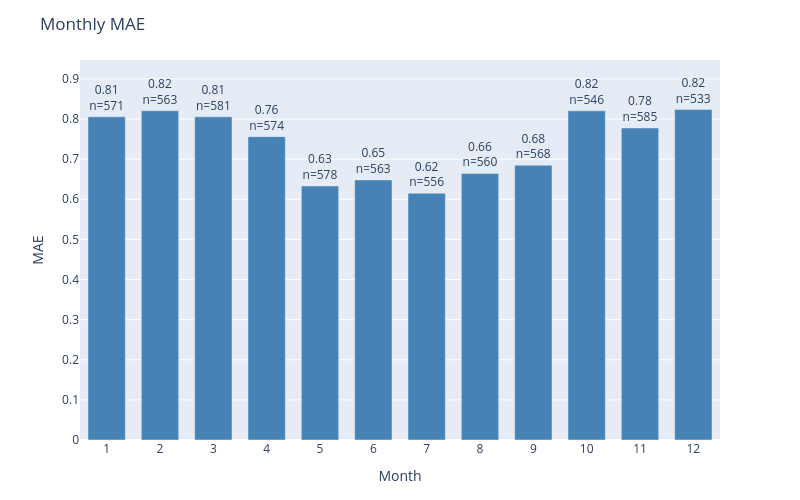

Notebook code cell kept with this figure:
### Code cell
plot_error_by_group(
    df=results_test,
    y_true_col='actual',
    y_pred_col='prediction',
    date_col='dt_prediction',
    group_by='month',
    metric='mae',
    title='Monthly MAE'
)

### Figure 1 — Plotly figure (JSON) as saved in the notebook; plotly's stock layout.template omitted (floating-point values rounded to 4 significant figures)
{"data": [{"marker": {"color": "steelblue"}, "text": ["0.81<br>n=571", "0.82<br>n=563", "0.81<br>n=581", "0.76<br>n=574", "0.63<br>n=578", "0.65<br>n=563", "0.62<br>n=556", "0.66<br>n=560", "0.68<br>n=568", "0.82<br>n=546", "0.78<br>n=585", "0.82<br>n=533"], "textposition": "outside", "type": "bar", "x": ["1", "2", "3", "4", "5", "6", "7", "8", "9", "10", "11", "12"], "y": [0.8056, 0.8206, 0.8055, 0.7561, 0.6332, 0.6483, 0.6151, 0.6643, 0.6849, 0.8205, 0.7778, 0.8236]}], "layout": {"bargap": 0.3, "height": 500, "margin": {"b": 60, "t": 60}, "title": {"text": "Monthly MAE"}, "uniformtext": {"minsize": 8, "mode": "hide"}, "width": 800, "xaxis": {"title": {"text": "Month"}}, "yaxis": {"range": [0, 0.9472], "title": {"text": "MAE"}}}}
